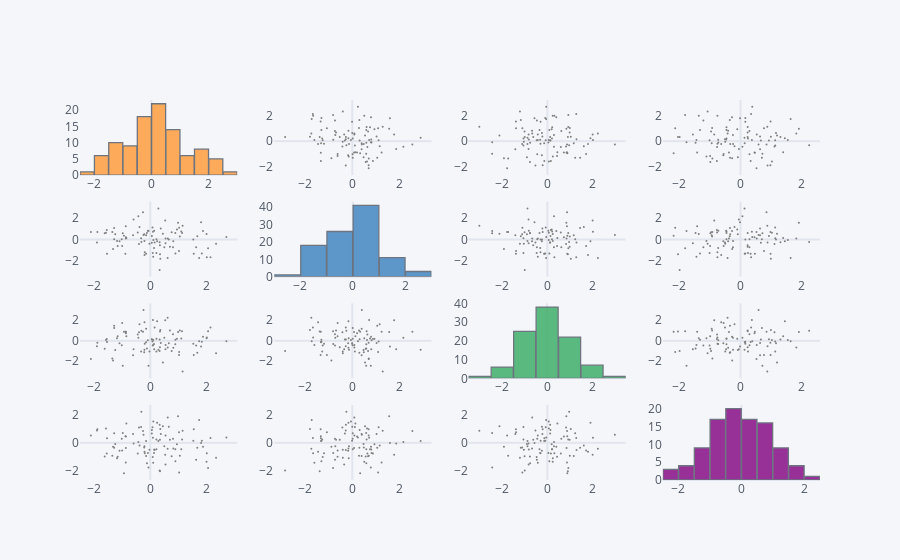

Notebook code for this chart:
### Markdown cell above
## Scatter_matrix()

Similar to sns.pairplot()

### Code cell
df.scatter_matrix()
